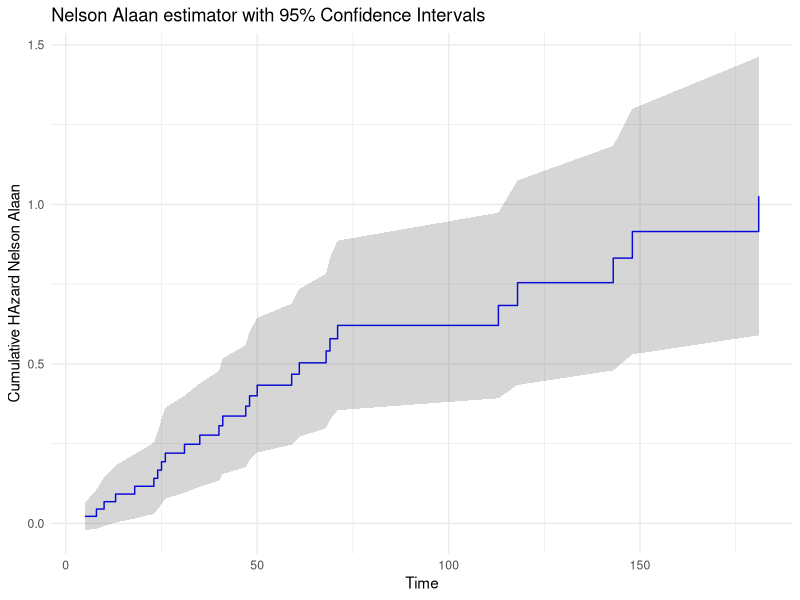
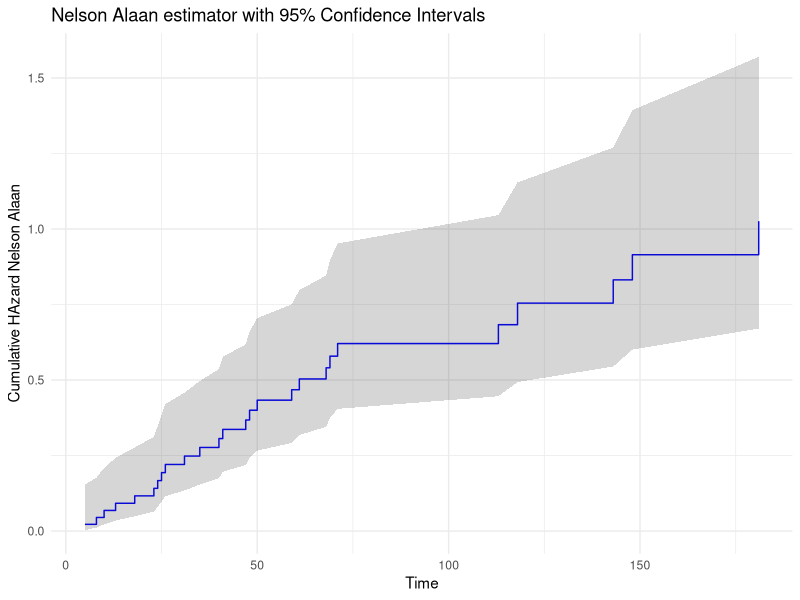
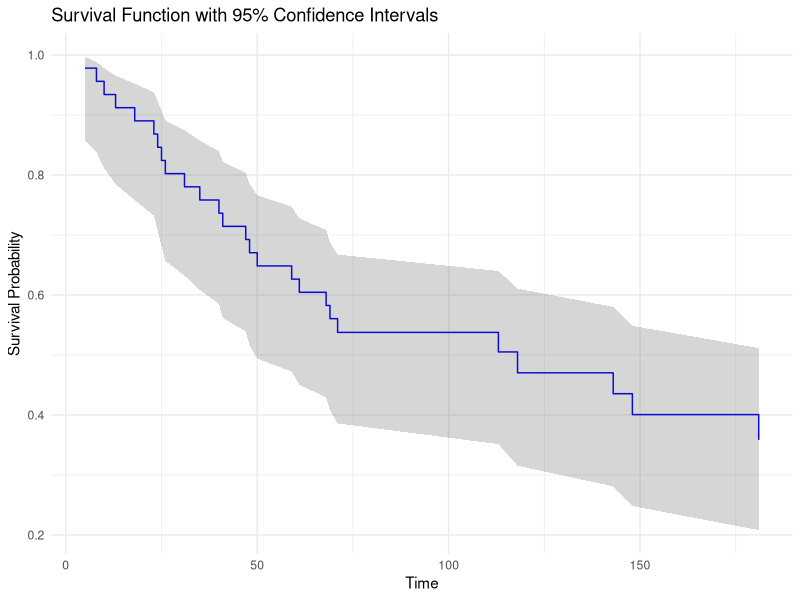

R code for these plots, in order:
## ---- chunk 1
knitr::opts_chunk$set(echo = TRUE)
## ---- chunk 2
library(dplyr)
library(survival)
library(kableExtra)
library(knitr)
library(ggplot2)

# Reading the data

data = read.table("Breast_cancer_Table_1_2_Collet.txt")

# Changing the column names

data = data %>% rename(
  id = V1,
  x = V2,
  delta = V3,
  z = V4
)

data %>% head()

data %>% psych::describe()

## ---- chunk 3


# sort data with x column with aescending order

data_sorted = data %>% arrange(x)

data_sorted

data_sorted$y = sapply(data_sorted$x,function(u){sum(data_sorted$x >= u)})

data_sorted$lambda = data_sorted$delta / data_sorted$y

data_sorted$cumulative_hazard = cumsum(data_sorted$lambda)

cumulative_hazard = data_sorted %>% 
  select(x,delta,y,lambda,cumulative_hazard) %>% 
  filter(delta ==1) %>% 
  select(cumulative_hazard)

ppl_at_risk = data_sorted %>% 
  select(x,delta,y,lambda,cumulative_hazard) %>% 
  filter(delta >=1) %>% select(x,y)

data2 = data.frame(time = ppl_at_risk$x, 
                    Y = ppl_at_risk$y,
                   Nelson_Alan_Cumaltive= cumulative_hazard)

data2
## ---- chunk 4

# Computing 95% confidence interval for the cumulative hazard assuming lambda(t) follows normal distribution


V_estimate = (data_sorted$delta*(data_sorted$y-data_sorted$delta)/(data_sorted$y^3)) %>% cumsum()

CI_upper = data_sorted$cumulative_hazard + qnorm(0.975)*sqrt(V_estimate)

CI_lower = data_sorted$cumulative_hazard - qnorm(0.975)*sqrt(V_estimate)

result_1_b = data_sorted %>% mutate(CI_upper = CI_upper, CI_lower = CI_lower)%>% 
  filter(delta>=1) %>% 
  select(x,cumulative_hazard,CI_upper,CI_lower) %>% 
  round(.,6)

result_1_b

ggplot(result_1_b, aes(x = x)) +
  geom_step(aes(y = cumulative_hazard), direction = "hv", col = "blue") +
  geom_ribbon(aes(ymin = CI_lower, ymax = CI_upper), alpha = 0.2) +
  labs(x = "Time", y = "Cumulative HAzard Nelson Alaan") +
  ggtitle("Nelson Alaan estimator with 95% Confidence Intervals") +
  theme_minimal()



## ---- chunk 5


# Computing 95% confidence interval for the cumulative hazard assuming 
# log(lambda(t)) follows normal distribution

# Computing using delta mathod

V_estimate_temp = (data_sorted$delta*(data_sorted$y-data_sorted$delta)/(data_sorted$y^3)) %>% cumsum()

V_estimate = V_estimate_temp / (data_sorted$cumulative_hazard^2)

CI_upper = data_sorted$cumulative_hazard * exp(qnorm(0.975)*sqrt(V_estimate))

CI_lower = data_sorted$cumulative_hazard * exp(-qnorm(0.975)*sqrt(V_estimate))

result_1_c = data_sorted %>% 
  mutate(CI_upper = CI_upper, CI_lower = CI_lower)%>% 
  filter(delta>=1) %>% 
  select(x,cumulative_hazard,CI_upper,CI_lower) %>% 
  round(.,6)

result_1_c

ggplot(result_1_c, aes(x = x)) +
  geom_step(aes(y = cumulative_hazard), direction = "hv", col = "blue") +
  geom_ribbon(aes(ymin = CI_lower, ymax = CI_upper), alpha = 0.2) +
  labs(x = "Time", y = "Cumulative HAzard Nelson Alaan") +
  ggtitle("Nelson Alaan estimator with 95% Confidence Intervals") +
  theme_minimal()


## ---- chunk 6

V_estimate_temp = (data_sorted$delta*(data_sorted$y-data_sorted$delta)/(data_sorted$y^3)) %>% cumsum()

V_estimate = V_estimate_temp / (data_sorted$cumulative_hazard^2)

S_estimate = exp(-data_sorted$cumulative_hazard)

CI_lower = exp(-data_sorted$cumulative_hazard * exp(qnorm(0.975)*sqrt(V_estimate))) 

CI_upper = exp(-data_sorted$cumulative_hazard * exp(-qnorm(0.975)*sqrt(V_estimate))) 

result_1_d = data_sorted %>% 
  mutate(CI_upper = CI_upper, CI_lower = CI_lower,S_estimate=S_estimate)%>% 
  filter(delta>=1) %>% 
  select(x,CI_upper,S_estimate,CI_lower) %>%
  round(.,6)

result_1_d

# plotting the survival function and its confidence interval from result_1_d as step function

ggplot(result_1_d, aes(x = x)) +
  geom_step(aes(y = S_estimate), direction = "hv", col = "blue") +
  geom_ribbon(aes(ymin = CI_lower, ymax = CI_upper), alpha = 0.2) +
  labs(x = "Time", y = "Survival Probability") +
  ggtitle("Survival Function with 95% Confidence Intervals") +
  theme_minimal()


## ---- chunk 7

print("quartiles of 0.25,0.5 of survival estimations are")

c(min(result_1_d$x[which(result_1_d$S_estimate <= (1-0.25))]),
min(result_1_d$x[which(result_1_d$S_estimate <= 0.5)]))
